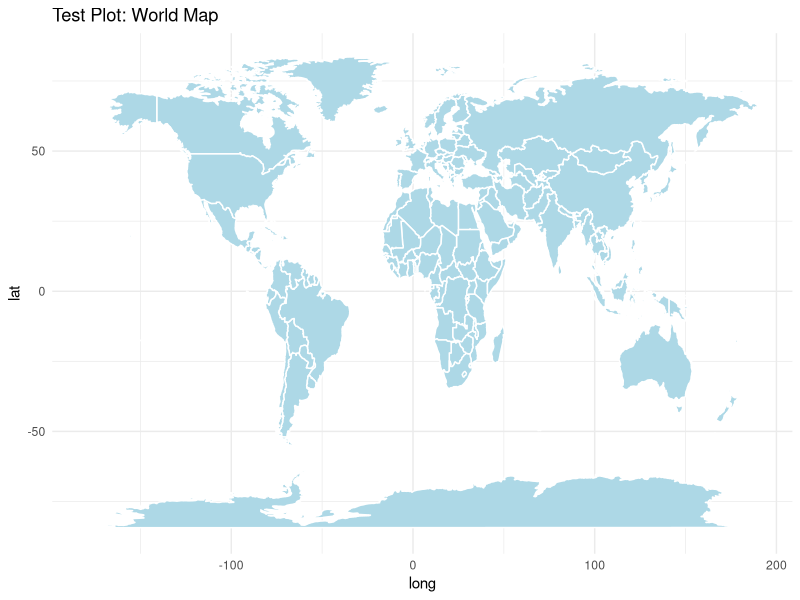
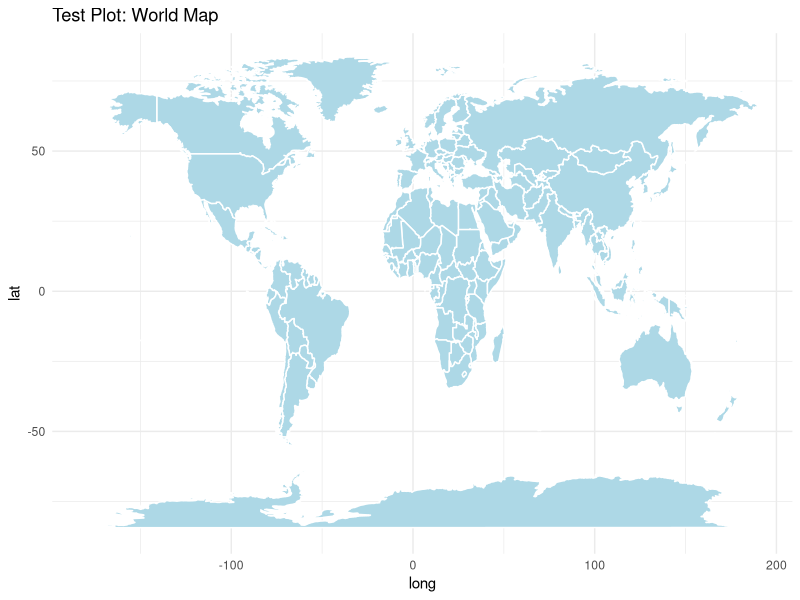

The R script that drew these images, in order: (Note: this script raises an error after producing the figures.)
# Install if needed
install.packages("ggplot2")
install.packages("maps")

# Load libraries
library(ggplot2)
library(maps)

# Get world map data
world_map <- map_data("world")

# Plot it
ggplot(world_map, aes(x = long, y = lat, group = group)) +
  geom_polygon(fill = "lightblue", color = "white") +
  theme_minimal() +
  labs(title = "Test Plot: World Map")

# Export it here
ggsave("world_map.png", width = 10, height = 6)
    geom_ribbon(stat="summary",aes(ymin=0,ymax=gaze), alpha=0.2) +
    facet_wrap(~focus, scales="free_y") +
    labs(x="Time (ms)", y="Gaze (px)", title="Gaze Patterns Over Time") +
    theme_minimal() +
    theme(legend.position="bottom")

    